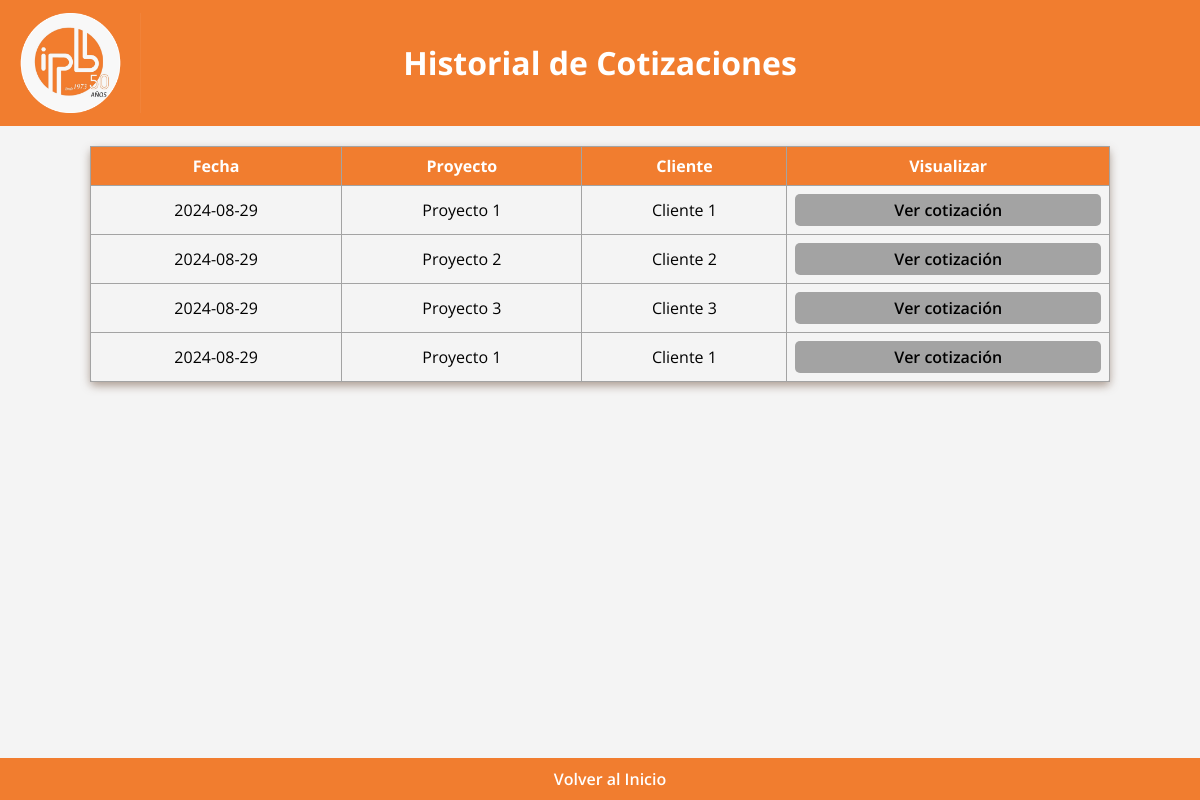
The page /lista_cotizaciones on the database as committed earlier.
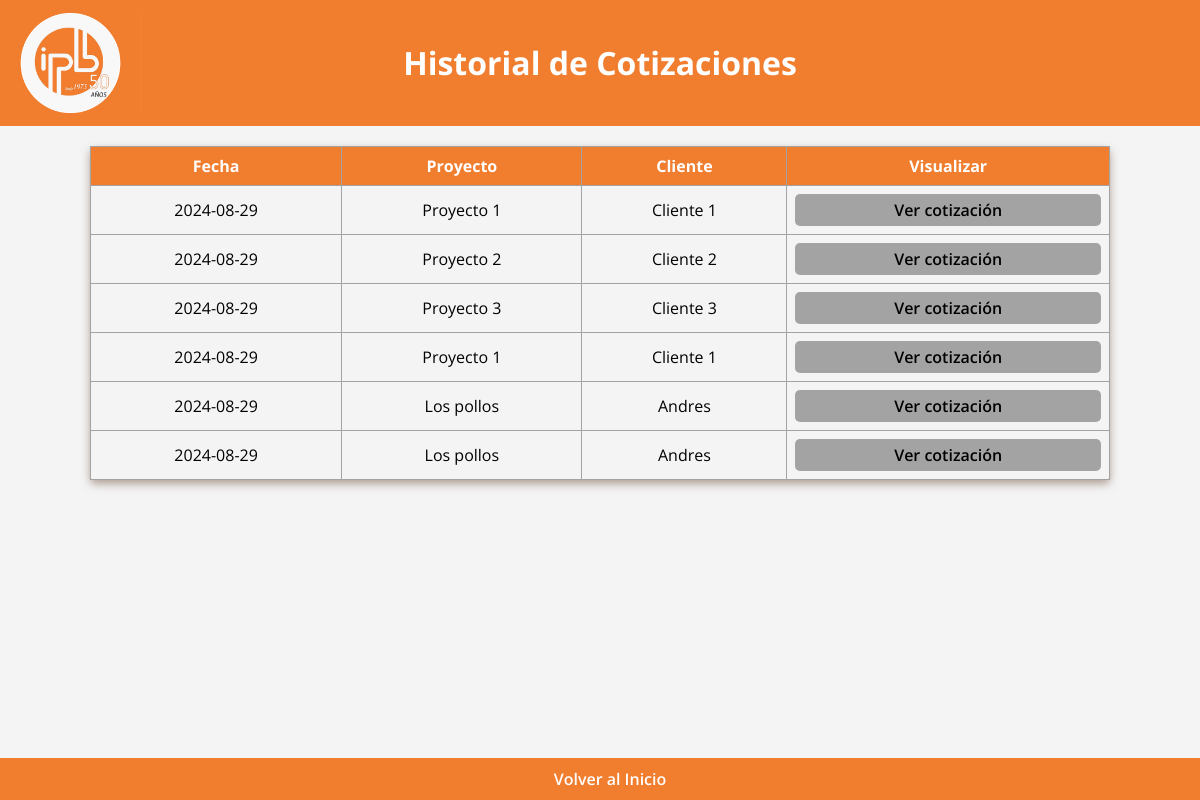
The same page on the database as committed later.
### app.py (models this page shows, shortened)
class Cotizacion(db.Model):
    id = db.Column(db.Integer, primary_key=True)
    fecha = db.Column(db.Date, default=lambda: datetime.now(pytz.timezone('America/Bogota')).date())
    ciudad = db.Column(db.String(100), nullable=False)
    empresa = db.Column(db.String(100), nullable=False)
    proyecto = db.Column(db.String(100), nullable=False)
    plazo = db.Column(db.String(100), nullable=False)
    entrega = db.Column(db.String(100), nullable=False)
    anticipo = db.Column(db.Integer, nullable=False)
    p_acta = db.Column(db.Integer, nullable=False)
    f_acta = db.Column(db.Integer, nullable=False)
    consecutivo = db.Column(db.Integer, nullable=False)
    version_padre_id = db.Column(db.Integer, db.ForeignKey('cotizacion.id'), nullable=True)
    versiones = db.relationship('Cotizacion', backref=db.backref('version_padre', remote_side=[id]), lazy=True)
    productos_detalle = db.relationship('CotizacionProducto', backref='cotizacion', lazy=True)
    cliente_id = db.Column(db.Integer, db.ForeignKey('cliente.id'), nullable=False)
    cliente = db.relationship('Cliente', backref=db.backref('cotizaciones', lazy=True))
    servicio = db.Column(db.String(1000), nullable=False, default="v")

class Cliente(db.Model):
    id = db.Column(db.Integer, primary_key=True)
    nombre = db.Column(db.String(100), nullable=False)
    celular = db.Column(db.Integer, nullable=False)
    email = db.Column(db.String(100), nullable=False)
    """
    cotizacion_id = db.Column(db.Integer, db.ForeignKey('cotizacion.id'))
    cotizaciones = db.relationship('Cotizacion', back_populates='clienten', order_by='Cotizacion.id')
    """

### app.py (the view)
@app.route('/lista_cotizaciones')
def listar_cotizaciones():
    cotizaciones = Cotizacion.query.all()
    return render_template('lista_cotizaciones.html', cotizaciones=cotizaciones)

### templates/lista_cotizaciones.html (shortened to what this page needs)
<!DOCTYPE html>
<html lang="en">
<head>
    <link rel="stylesheet" href="{{ url_for('static', filename='styleListaCotizaciones.css') }}">
</head>
<body>
    <header>
        <img src="static/logobonito.png" alt="Logo de IPB SAS" class="logobonito">
        <h1>Historial de Cotizaciones</h1>
    </header>
    <table id="myTable" border="1" class="cotizaciones">
        <thead>
            <tr>
                <th>Fecha</th>
                <th>Proyecto</th>
                <th>Cliente</th>
                <th>Visualizar</th>
            </tr>
        </thead>
        <tbody>
            {% for cotizacion in cotizaciones%}
            <tr>
                <td>{{ cotizacion.fecha }}</td>
                <td>{{ cotizacion.proyecto }}</td>
                <td>{{ cotizacion.cliente.nombre }}</td>
                <td><a href="/versiones_cotizacion/{{cotizacion.id}}"class="btn-ver-cotizacion">Ver cotización</a></td>
            </tr>
            {% endfor %}
        </tbody>
    </table>
    <footer>
        <a href="/" class="support-link">Volver al Inicio</a>
    </footer>
</body>
</html>

### static/styleListaCotizaciones.css (style rules this page uses)
body { font-family: 'Open Sans', Arial, sans-serif; margin: 0; padding: 0; box-sizing: border-box; background-color: #f4f4f4; }
header { background-color: #f17d2f; color: white; padding: 20px; text-align: center; position: relative; }
header .logobonito { height: 100px; width: auto; position: absolute; top: 50%; left: 0; transform: translateY(-50%); }
th, td { padding: 8px; text-align: center; border-bottom: 1px solid #a3a3a3; }
th { background-color: #f17d2f; color: white; }
#myTable { border-collapse: collapse; width: 85%; margin: 20px auto; border: 1px solid #a3a3a3; border-radius: 5px; box-shadow: 0 4px 8px #6b4e3a80; }
.btn-ver-cotizacion { display: block; padding: 5px 2px; background-color: #a3a3a3; color: rgb(0, 0, 0); border: none; border-radius: 5px; text-decoration: none; text-align: center; font-weight: 600; cursor: pointer; transition: background-color 0.3s ease; }
footer { background-color: #f17d2f; color: white; padding: 10px; text-align: center; position: fixed; width: 100%; bottom: 0; }
.support-link { color: white; text-decoration: none; font-weight: 600; }

Rows that differ between the two databases and show on the page:
added Cotizacion: fecha "2024-08-29", proyecto "Los pollos", cliente.nombre "Andres"
added Cotizacion: fecha "2024-08-29", proyecto "Los pollos", cliente.nombre "Andres"
